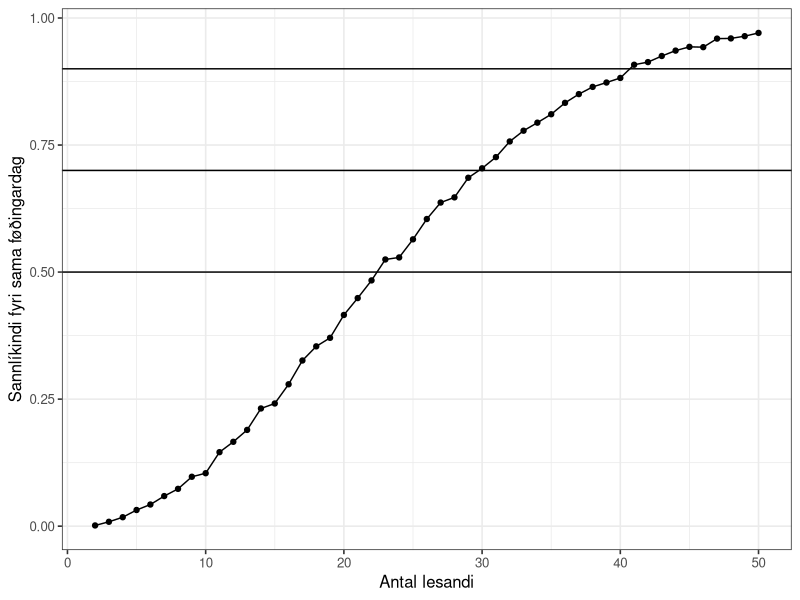
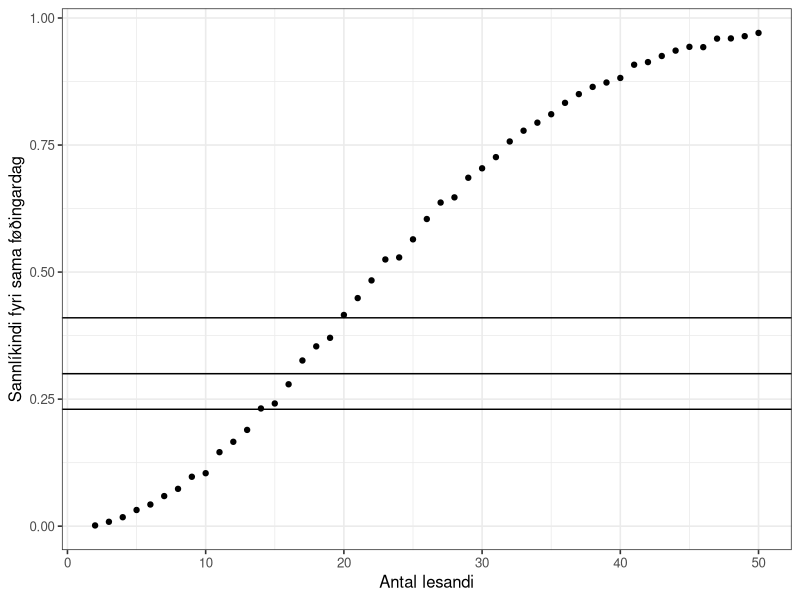
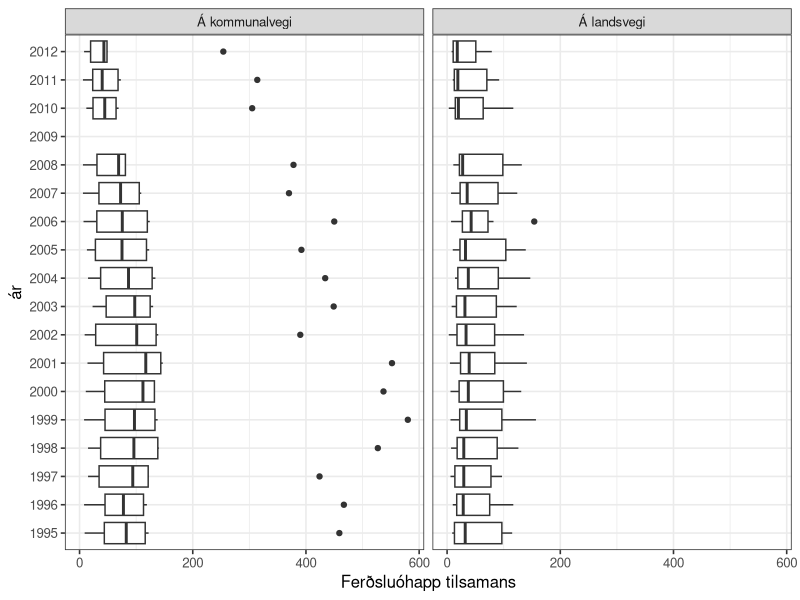
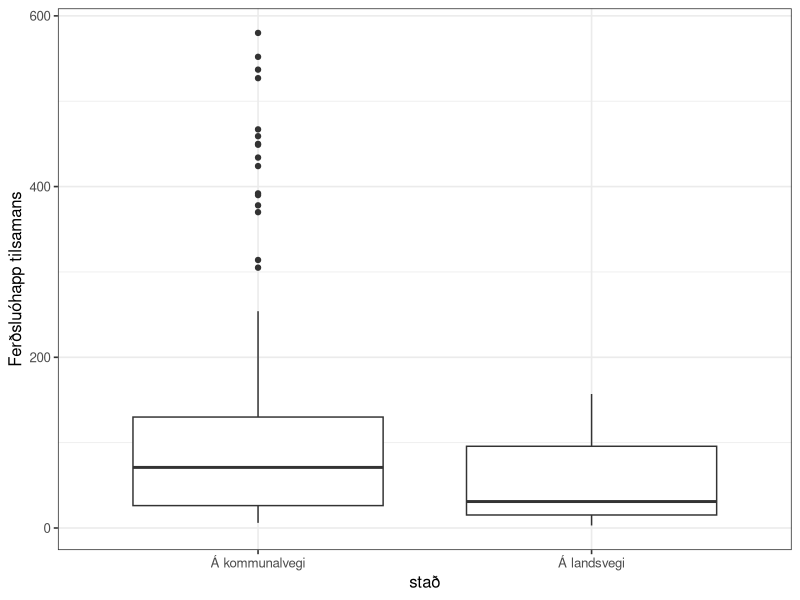
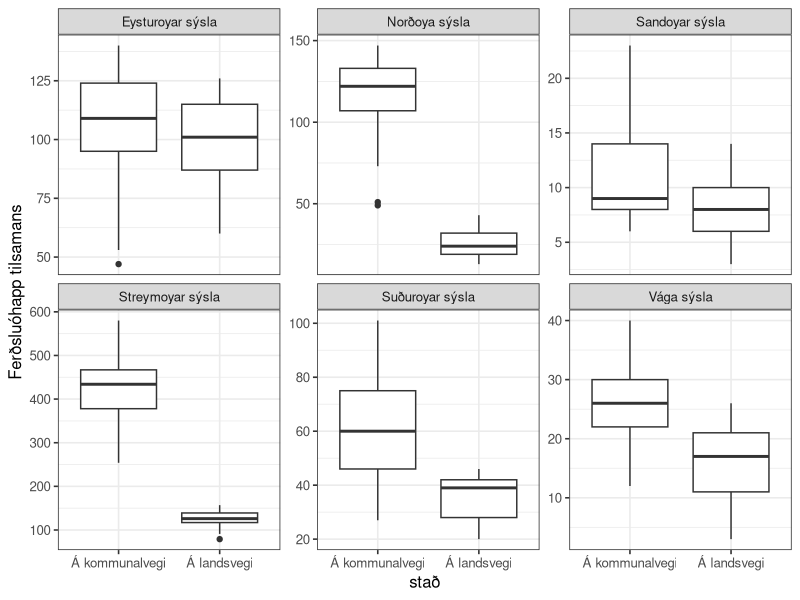
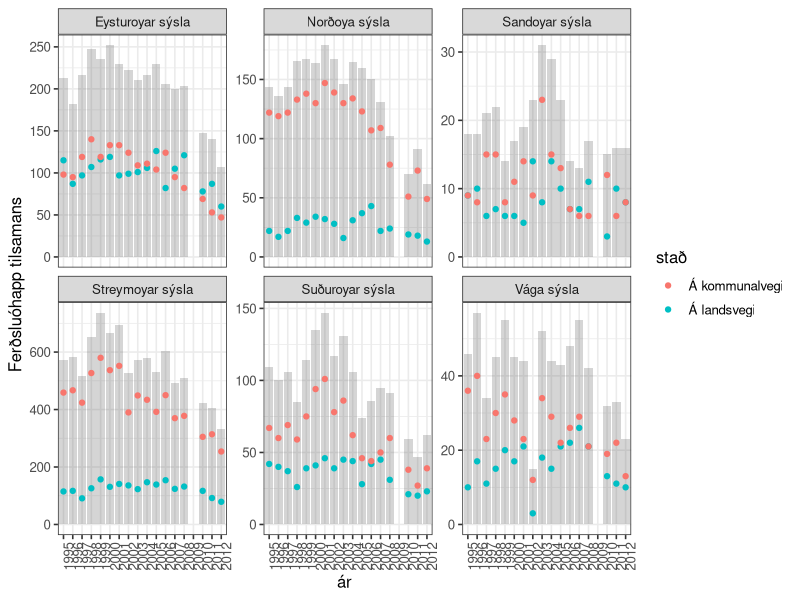
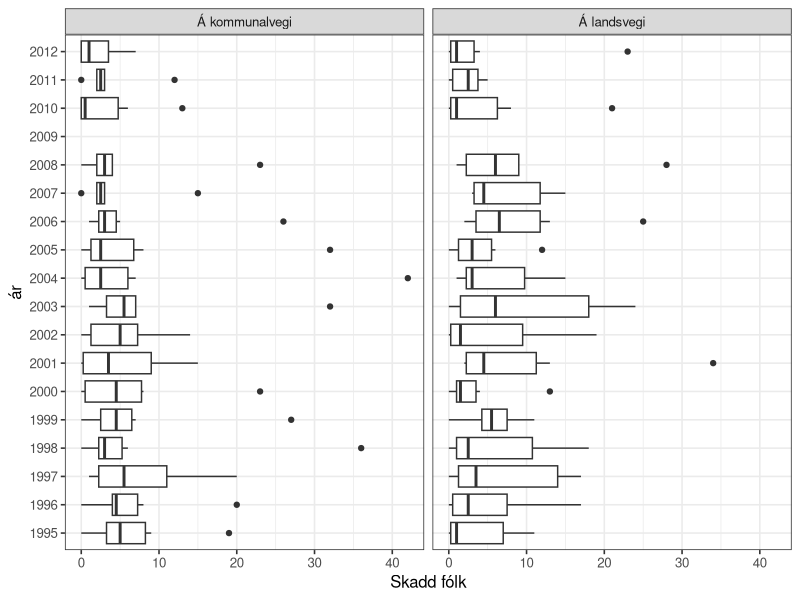
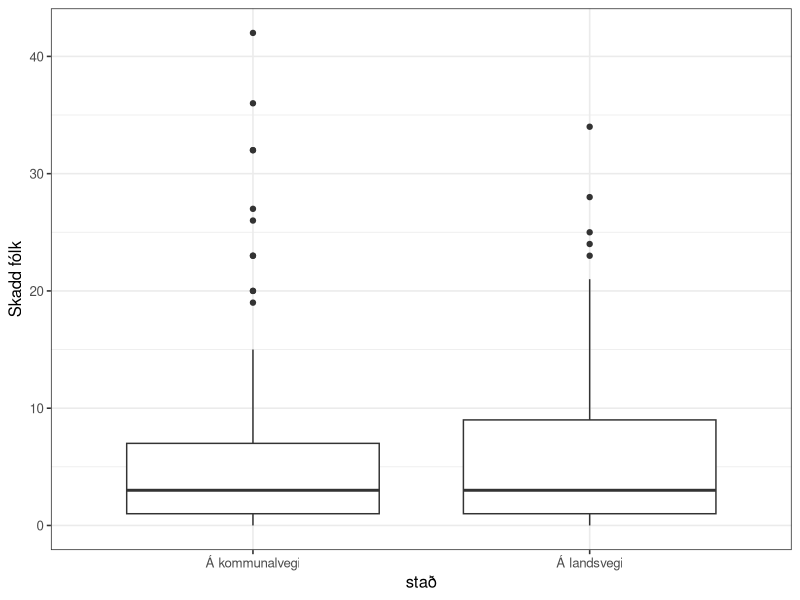

The R source for these figures, in order:
## ---- chunk 1
knitr::opts_chunk$set(echo = TRUE)

options(dplyr.summarise.inform = FALSE)
library(tidyverse)

# set theme used for plotting
theme_set(theme_bw(base_size = 12))

## ---- chunk 2
n_lesandi <- 2:10
roynd_nr <- 1:2

sama_fdag <- crossing(n_lesandi, roynd_nr)
sama_fdag
## ---- chunk 3
sama_fdag <- mutate(
  sama_fdag,
  fdag = map(n_lesandi, ~ sample(365, ., replace = TRUE))
  )
sama_fdag
## ---- chunk 4
# Ein listi av integers
str(sama_fdag$fdag)
## ---- chunk 5


sama_fdag <- mutate(sama_fdag, nakar_sdag = map_lgl(fdag, ~ any(duplicated(.x))))
sama_fdag

## ---- chunk 6
p_samadag <- sama_fdag %>%
  group_by(n_lesandi) %>%
  summarise(p_sdag = mean(nakar_sdag))

p_samadag
## ---- chunk 7

p_samadag <-
  crossing(n_lesandi = 2:10, roynd_nr = 1:2) %>%
  mutate(.,
  fdag = map(n_lesandi, ~sample(365, ., replace = TRUE))
  ) %>%
  mutate(., nakar_sdag = map_lgl(fdag, ~any(duplicated(.x)))) %>%
  group_by(n_lesandi) %>%
  summarize(p_sdag = mean(nakar_sdag))
  
p_samadag
## ---- chunk 8

n_lesandi <- 2:50

p_samadag <-
  crossing(n_lesandi, roynd_nr) %>%
  mutate(.,
  fdag = map(n_lesandi, ~sample(365, ., replace = TRUE))
  ) %>%
  mutate(., nakar_sdag = map_lgl(fdag, ~any(duplicated(.x)))) %>%
  group_by(n_lesandi) %>%
  summarize(p_sdag = mean(nakar_sdag))
  
p_samadag

## ---- chunk 9
roynd_nr <- 1:5000
p_samadag <-
  crossing(n_lesandi, roynd_nr) %>%
  mutate(.,
  fdag = map(n_lesandi, ~sample(365, ., replace = TRUE))
  ) %>%
  mutate(., nakar_sdag = map_lgl(fdag, ~any(duplicated(.x)))) %>%
  group_by(n_lesandi) %>%
  summarize(p_sdag = mean(nakar_sdag))
  
p_samadag
## ---- chunk 10
ggplot(p_samadag, aes(x = n_lesandi, y = p_sdag)) +
  geom_point() +
  geom_line() +
  xlab("Antal lesandi") +
  ylab("Sannlíkindi fyri sama føðingardag") +
  geom_hline(yintercept = 0.5) +
  geom_hline(yintercept = 0.7) +
  geom_hline(yintercept = 0.9)
## ---- chunk 11
p_samadag <- p_samadag %>%
  mutate(n_ymisk = map(n_lesandi, ~prod(365:(365 - . + 1))) %>% unlist,
         n_total = 365^n_lesandi,
         p_teori = 1 - (n_ymisk/n_total)
  )

p_samadag
## ---- chunk 12
p_samadag <- p_samadag %>% 
  mutate(p_bday = map_dbl(n_lesandi, ~pbirthday(., classes = 365, coincident = 2)))

p_samadag
## ---- chunk 13
ggplot(p_samadag, aes(x = n_lesandi, y = p_sdag)) +
  geom_point() +
  geom_hline(yintercept = qbirthday(prob = 0.5, classes = 365, coincident = 2) / 100) +
  geom_hline(yintercept = qbirthday(prob = 0.7, classes = 365, coincident = 2) / 100) +
  geom_hline(yintercept = qbirthday(prob = 0.9, classes = 365, coincident = 2) / 100) +
  xlab("Antal lesandi") +
  ylab("Sannlíkindi fyri sama føðingardag")

## ---- chunk 14

## ---- chunk 15
n_lesandi_50 = pbirthday(50, classes = 365, coincident = 2)
n_lesandi_50

n_lesandi_80 = pbirthday(80, classes = 365, coincident = 2)
n_lesandi_80
## ---- chunk 16
n_lesandi = seq(5, 700, 5)
roynd_nr = 1:100

p_maxsdag <- NULL

p_maxsdag <- crossing(n_lesandi, roynd_nr) %>%
  mutate(
    fdag = map(n_lesandi, ~sample(365, ., replace = TRUE)),
    `>= 2` = map_int(fdag, ~any(duplicated(.x))),
    max_sdag = map_int(fdag, function(x) max(table(x))),
    `== 2` = max_sdag == 2,
    `== 3` = max_sdag == 3,
    `== 4` = max_sdag == 4,
    `== 5` = max_sdag == 5,
  )

p_maxsdag
## ---- chunk 17
p_maxsdag <- p_maxsdag %>%
  pivot_longer(cols=c(`>= 2`, `== 2`, `== 3`, `== 4`, `== 5`), names_to = 'max', values_to = 'sdag')

p_maxsdag
## ---- chunk 18

## ---- chunk 19

## ---- chunk 20

## ---- chunk 21

## ---- chunk 22

## ---- chunk 23
ferdslu_ohapp <- read_csv("ferdslu_ohapp.csv")
ferdslu_ohapp
## ---- chunk 24
ferdslu_ohapp <- read_csv("ferdslu_ohapp.csv", skip = 1, na = "..")
ferdslu_ohapp
## ---- chunk 25
ferdslu_ohapp <- ferdslu_ohapp %>%
  mutate(across(everything(), ~ str_replace(., "-", "0")))
ferdslu_ohapp
## ---- chunk 26
ferdslu_ohapp <- pivot_longer(ferdslu_ohapp, cols = '1995':'2012',
                   names_to = "ár", values_to = "n", values_transform = list(n = as.integer))

ferdslu_ohapp

#ferdslu_ohapp$n <- as.integer(ferdslu_ohapp$n)

## ---- chunk 27

ferdslu_ohapp <- pivot_wider(ferdslu_ohapp, names_from = slag, values_from = n)


ferdslu_ohapp
## ---- chunk 28

ggplot(ferdslu_ohapp) +
  geom_boxplot(aes(x = `Ferðsluóhapp tilsamans`, y = ár), na.rm = TRUE) +
  facet_wrap(~stað)

## ---- chunk 29
df <- ferdslu_ohapp %>%
  filter(`Ferðsluóhapp tilsamans` > 150) 
df
## ---- chunk 30

ggplot(data = ferdslu_ohapp) +
  geom_boxplot(aes(x = stað, y = `Ferðsluóhapp tilsamans`), na.rm = TRUE)

## ---- chunk 31

ggplot(data = ferdslu_ohapp) +
  geom_boxplot(aes(x = stað, y = `Ferðsluóhapp tilsamans`), na.rm = TRUE) +
  facet_wrap(~sýsla, scales = "free_y")
  
  

## ---- chunk 32

ggplot(ferdslu_ohapp) +
  geom_bar(aes(x = ár, y = `Ferðsluóhapp tilsamans`), alpha = 0.25, stat = "Identity", na.rm = TRUE) +
  geom_point(aes(x = ár, y = `Ferðsluóhapp tilsamans`, colour = stað), na.rm = TRUE) +
  facet_wrap(~sýsla, scales = "free_y") +
  theme(axis.text.x = element_text(angle = 90))

## ---- chunk 33
ggplot(ferdslu_ohapp, aes(x = `Skadd fólk`, y = `ár`)) +
  geom_boxplot(na.rm = TRUE) +
  facet_wrap(~ `stað`)

## ---- chunk 34
ggplot(ferdslu_ohapp, aes(x = `stað`, y = `Skadd fólk`)) +
  geom_boxplot(na.rm = TRUE)
## ---- chunk 35
ggplot(ferdslu_ohapp, aes(x = `stað`, y = `Skadd fólk`)) +
  geom_boxplot(na.rm = TRUE) +
  facet_wrap(~ `sýsla`, scales = "free_y")
## ---- chunk 36
ggplot(ferdslu_ohapp, aes(x = `stað`, y = `Skadd fólk` / `Ferðsluóhapp tilsamans`)) +
  geom_boxplot(na.rm = TRUE) +
  facet_wrap(~ `sýsla`, scales = "free_y")
## ---- chunk 37
ggplot(ferdslu_ohapp) +
  geom_boxplot(aes(x = `Skadd fólk`/`Ferðsluóhapp tilsamans`, y = `stað`), color = "red", na.rm = TRUE) +
  geom_violin(aes(x = `Skadd fólk`/`Ferðsluóhapp tilsamans`, y = `stað`), alpha = 0.25, na.rm = TRUE) +
  geom_boxplot(aes(x = `Skadd fólk` / `Ferðsluóhapp tilsamans`, y = `sýsla`), color = "blue", na.rm = TRUE) +
  geom_violin(aes(x = `Skadd fólk` / `Ferðsluóhapp tilsamans`, y = `sýsla`), alpha = 0.25, na.rm = TRUE)
## ---- chunk 38
ophapp_yvirlit <- ferdslu_ohapp %>% 
  filter(`ár` != "2009") %>%
  group_by(`stað`) %>%
  summarise(
    n = n(),
    n_ohapp = sum(`Ferðsluóhapp tilsamans`),
    n_skadd = sum(`Skadd fólk`),
    p_skadd = n_skadd / n_ohapp
  )

ophapp_yvirlit
## ---- chunk 39
t.test(ophapp_yvirlit$p_skadd, conf.level = .95)$conf.int
## ---- chunk 40

## ---- chunk 41
`stað_1` <- ophapp_yvirlit %>% filter(`stað` == "Á kommunalvegi")
prop.test(x = 10, n = `stað_1`$n, p = `stað_1`$p_skadd)

`stað_2` <- ophapp_yvirlit %>% filter(`stað` == "Á landsvegi")
prop.test(x = 10, n = `stað_2`$n, p = `stað_2`$p_skadd)
## ---- chunk 42
landsvegi_ar <- ferdslu_ohapp %>% 
  filter(`ár` == 1998, `stað` == "Á landsvegi") %>%
  group_by(stað, ár, sýsla) %>%
  summarise(
    n_ohapp = sum(`Ferðsluóhapp tilsamans`),
    n_skadd = sum(`Skadd fólk`)
  )

landsvegi_ar
## ---- chunk 43
n_ohapp <- landsvegi_ar$n_ohapp
p <- 626/5285 # p_skadd

ndata <- NULL
tdata <- NULL
for (n in n_ohapp) {
  size = n
  mu <- n*p
  sd <- sqrt(n*p*(1-p))
  
  tb_data <- NULL
  tb_data <- tibble(x = seq(0, 25, 0.01),
                    y = dnorm(x, mu, sd),
                    n_ohapp = n)
  ndata <- rbind(ndata, tb_data)
  
  tb_bino <- tibble(
  x = seq(0, 25, 1),
  y = dbinom(x, n, p),
  n_ohapp = n
  )
  tdata <- rbind(tdata, tb_bino)
}

ggplot(ndata, aes(x,y)) +
  geom_area(data=filter(ndata,
                        x <= 10),
            fill = "lightblue") +
  geom_area(data=filter(ndata,
                        x >= 20),
            aes(x = x, y = y),
            fill = "lightblue") +
  scale_x_continuous(breaks = seq(0, 25, 5)) +
  scale_y_continuous(breaks = seq(0, 0.4, 0.1)) +
  geom_line() +
  geom_point(data=tdata, aes(x, y)) +
  facet_wrap(~ n_ohapp)
## ---- chunk 44

## ---- chunk 45

## ---- chunk 46

## ---- chunk 47
